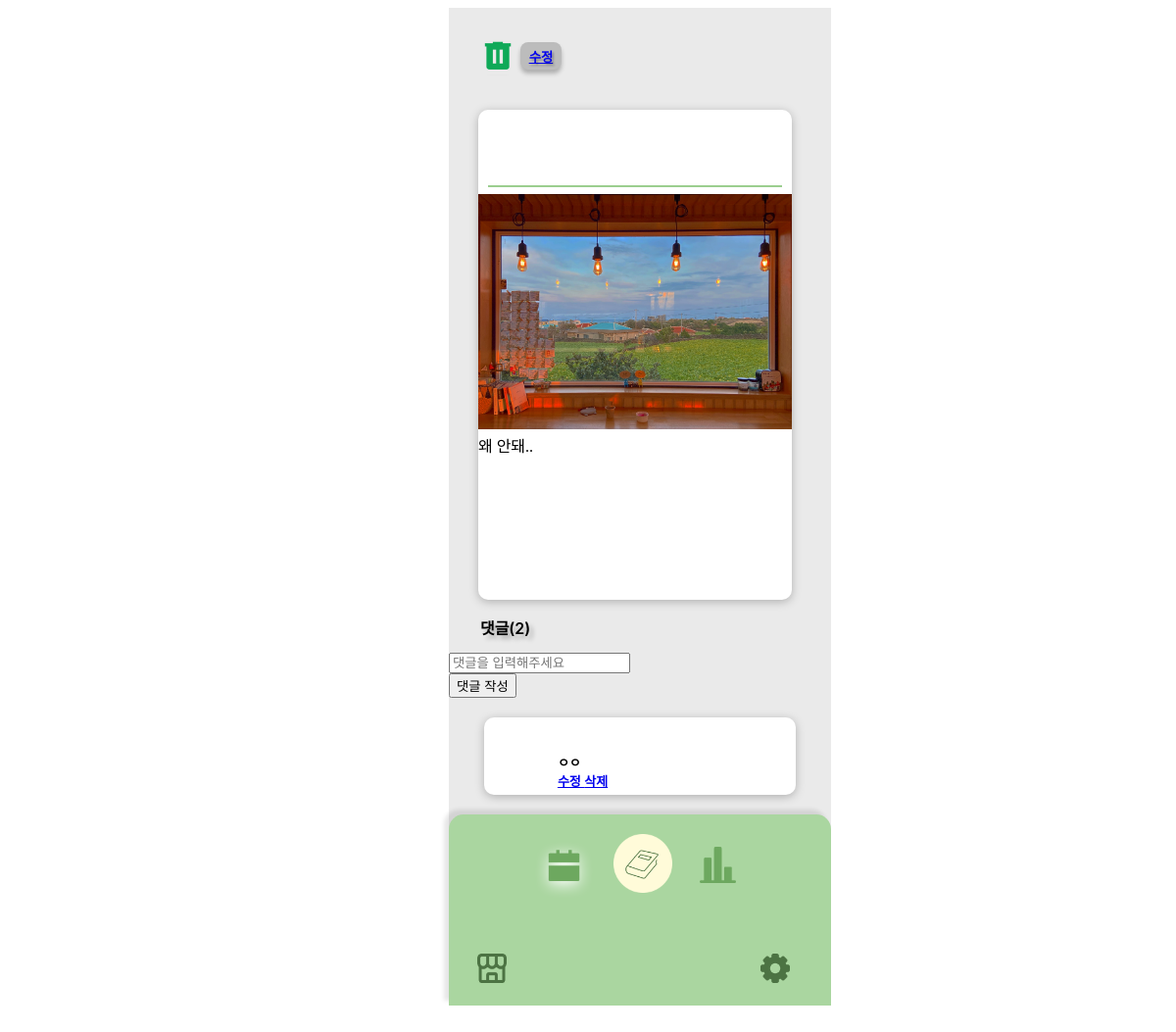
Before: /post_detail/1/ with the older database file.
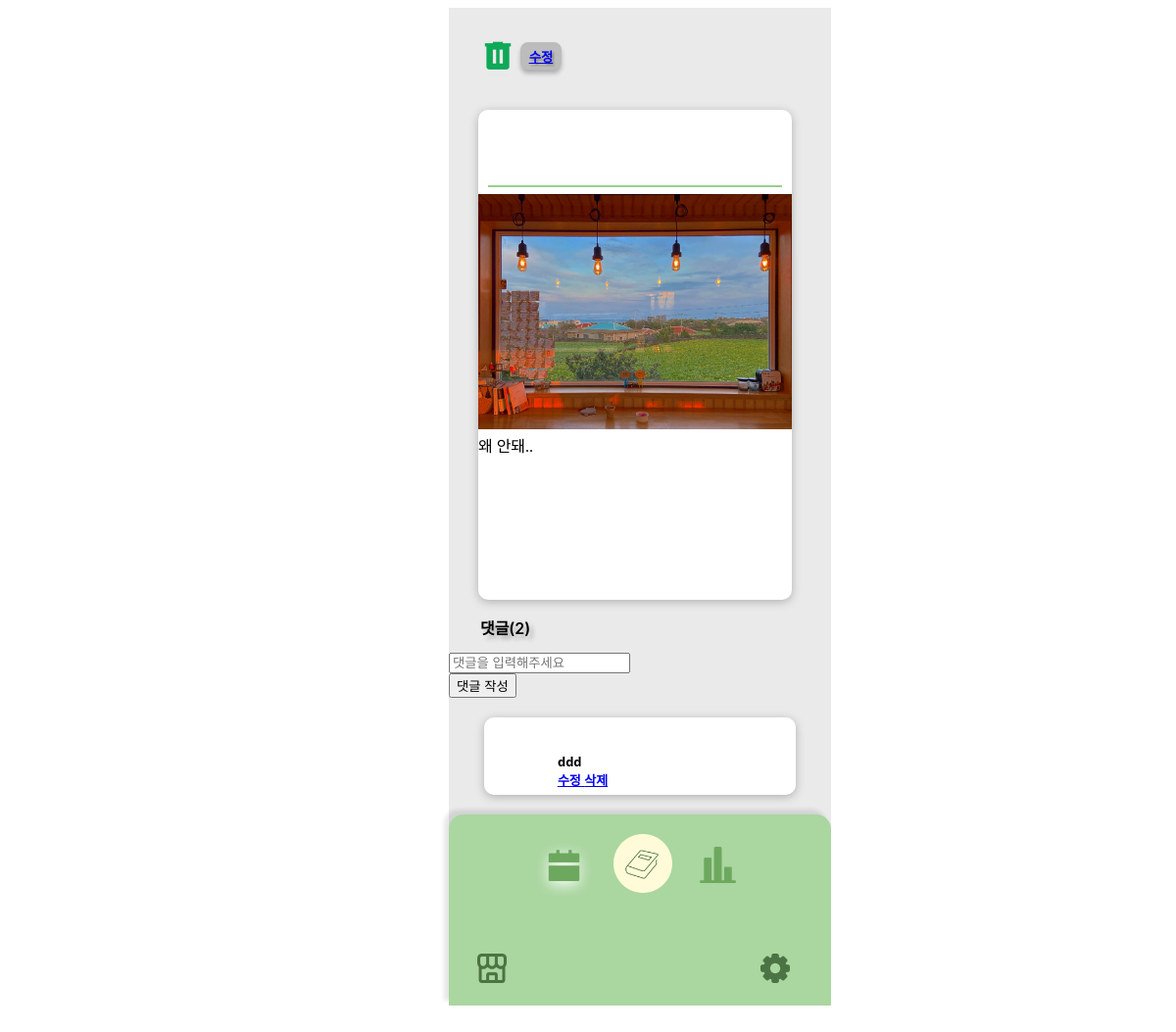
After: the same page with the newer database file.
### post/models.py (models this page shows, shortened)
class Post(models.Model):
    photo = models.ImageField(verbose_name="이미지", blank=True, null=True, upload_to='photo')
    body = models.TextField(verbose_name="내용", default="")
    created_at = models.DateTimeField(verbose_name="작성일", auto_now_add=True)

class Comment(models.Model):
    photo = models.ImageField(verbose_name="이미지", blank=True, null=True, upload_to='photo')
    comment = models.CharField(max_length=200)
    date = models.DateTimeField(auto_now_add=True)
    article = models.ForeignKey(Post, on_delete=models.CASCADE)
    def __str__(self):
        return self.comment

### post/views.py (the view)
# urls.py: path('post_detail/<int:id>/', views.post_detail, name='post_detail'),
def post_detail(request, id):
    post = get_object_or_404(Post, pk=id)
    comment_form = CommentForm()
    context={
        'post':post,
        'comment_form' : comment_form
    }
    return render(request, 'check.html', context)

### post/forms.py
class CommentForm(forms.ModelForm):
    class Meta:
        model = Comment
        fields = ['photo', 'comment']

### post/templates/check.html (shortened to what this page needs)
{% load static %}
<!DOCTYPE html>
<html lang="en">
  <head>
  </head>
  <body>
    <div id="contain">
      <div id="header">
        <a href="{% url 'post_delete' post.id %}">
        <img
          id="trash-img"
          src="/static/images/mdi_trash-can.png"
          style="width: 40px; height: 40px"
          onclick="delBtn()"
        /></a>
        <button id="reset"><a href="{% url 'post_update' post.id %}"><b>수정</b></a></button>
      </div>
      <div id="white-box">
        <div id="date">{{post.created_at}}</div>
        <div id="line"></div>
        {% if post.photo %}
          <img src = "{{ post.photo.url }}" alt="" height="240">
        {% endif %}
        <div>
          {{post.body}}
        </div>
      </div>
      <div id="comment-box">
        <p id="comentNum">댓글(2)</p>
        <div id="send-box">
          <form method="POST" action="{% url 'create_comment' post.id %}">
            <input type="text" name="comment" id="comment" placeholder="댓글을 입력해주세요" />
            <div id="btn-box">
              <input type="submit" value="댓글 작성">
            </div>
          </form>
        </div>
      </div>
      {% for comment in post.comment_set.all %}
      <div id="coment1">
        <p class="coment-img" style="width: 40px; height: 40px">{{ comment.photo }}</p>
        <div class="coment-write">{{ comment }}<br>
        <a href="{% url 'update_comment' post.id comment.id %}"> 수정 </a>
        <a href="{% url 'delete_comment' post.id comment.id %}"> 삭제 </a>
        </div>
      </div>
      {% endfor %}
      <div id="green">
        <div id="green-section1">
          <span>
            <img
              id="cal"
              src="/static/images/cal.png"
              style="width: 65px; height: 65px"
            />
          </span>
          <span>
          </span>
          <span>
            <img
              id="book"
              src="/static/images/book.png"
              style="width: 40px; height: 40px"
            />
          </span>
          <span>
            <img
              id="tong"
              src="/static/images/static.png"
              style="width: 37px; height: 37px"
            />
          </span>
        </div>
        <div id="green-section2">
          <span id="home">
            <img
              src="/static/images/home.png"
              style="width: 30px; height: 30px"
            />
          </span>
          <span id="setting">
            <img
              src="/static/images/setting.png"
              style="width: 30px; height: 30px"
            />
          </span>
        </div>
      </div>
    </div>
  </body>
</html>

### post/templates/check.html (style rules this page uses)
#contain { margin-left: 38%; width: 390px; height: 990px; background: #eaeaea; }
#trash-img { margin-left: 30px; margin-top: 30px; }
#reset { position: absolute; margin-top: 35px; margin-left: 3px; width: 42px; height: 28px; border: none; border-radius: 8px; background: #bcbcbc; text-shadow: 2px 2px 2px rgba(0, 0, 0, 0.25); box-shadow: 0px 4px 4px 0px rgba(0, 0, 0, 0.25); }
#date { width: 263px; height: 50px; flex-direction: column; margin-top: 25px; margin-left: 55px; color: #4c7343; text-shadow: 3px 3px 3px rgba(0, 0, 0, 0.25); font-size: 22px; font-family: Noto Sans; font-style: normal; font-weight: 700; line-height: normal; }
#line { margin-top: 2px; margin-bottom: 7px; margin-left: 10px; width: 300px; height: 2px; background: #9bce8f; }
#comentNum { display: flex; width: 135px; height: 22px; margin-left: 32px; color: #000; text-shadow: 4px 4px 4px rgba(0, 0, 0, 0.25); font-size: 16px; font-family: Inter; font-weight: 600; }
.coment-img { margin-left: 26px; margin-top: 20px; }
.coment-write { width: 192px; height: 50px; margin-left: 75px; margin-top: -20px; color: #000; font-weight: 600; font-size: 13px; font-family: Noto Sans; }
#white-box { display: inline-block; margin-top: 30px; margin-left: 30px; margin-right: -45px; width: 320px; height: 500px; border-radius: 10px; background: #fff; box-shadow: 0px 2px 10px 0px rgba(0, 0, 0, 0.25); }
#coment1 { margin: 13px auto; width: 318px; height: 79px; flex-shrink: 0; border-radius: 10px; background: #fff; box-shadow: 0px 2px 10px 0px rgba(0, 0, 0, 0.25); }
#green { position: relative; margin-top: 20px; padding: 15px; width: 360px; height: 165px; border-radius: 15px 15px 0px 0px; background: #aad6a0; box-shadow: -5px -5px 4px 0px rgba(0, 0, 0, 0.1); }
#cal { margin-top: 8px; margin-left: 70px; }
#book { position: relative; padding-bottom: 17px; margin-left: -60px; }
#tong { padding: 5px; margin: 10px; margin-left: 30px; margin-bottom: 13px; }
#green-section2 { margin-top: 50px; height: 80px; }
#home { margin-left: 14px; }
#setting { margin-left: 255px; }

Changed rows visible on the page:
removed Comment: comment "ㅇㅇ"
added Comment: comment "ddd"
